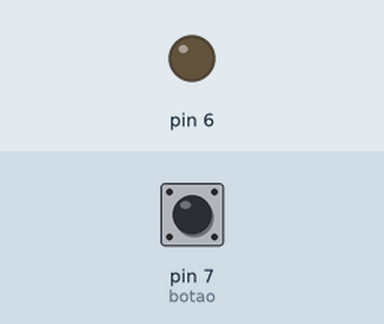
Simulated run of this sketch. Board: Arduino Uno, built with avr-gcc and run on an emulated ATmega328P. On the bench: output pins drawn as LEDs (lit = HIGH). Dashed ring = blinking. Inputs (shaded band) come from the test bench; at power-on: pin 7 (botao) LOW. What the sketch prints to the serial monitor is not drawn.

Above: at 1.2 s.
1.3 s: pin 7 (botao) pulled HIGH for 0.15 s
At 1.38 s:
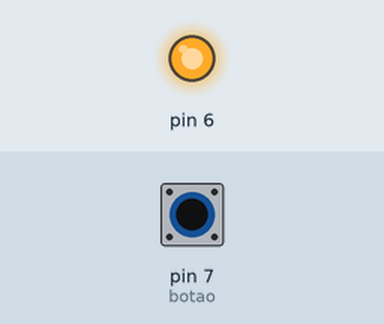
2.9 s: pin 7 (botao) pulled HIGH for 0.15 s
At 3.7 s:
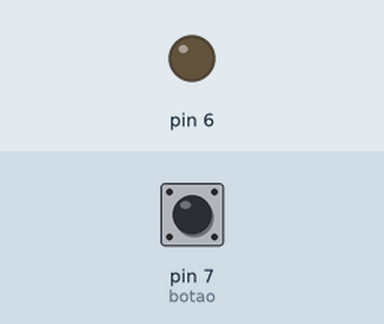
6.0 s: pin 7 (botao) pulled HIGH for 1 s
At 6.7 s:
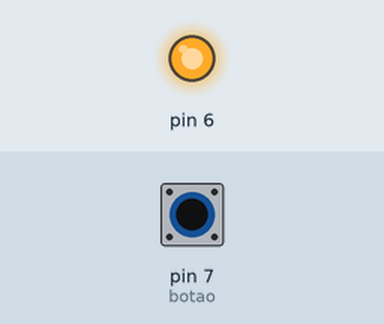
10.0 s: pin 7 (botao) pulsed HIGH 2 times (0.12 s each, 0.3 s apart)
At 10.06 s:
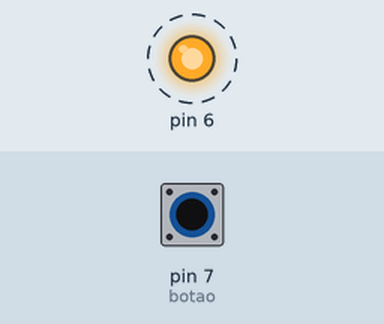
13.6 s: pin 7 (botao) pulsed HIGH 2 times (0.12 s each, 0.3 s apart)
At 14.6 s:
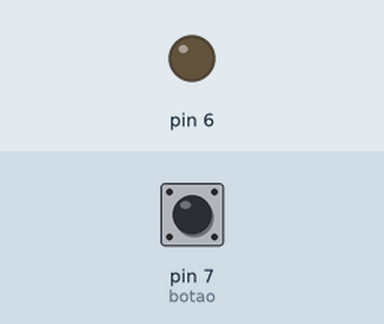
Timing chart, 0 to 16.6 s (numbered marks = the images above; inputs shaded):
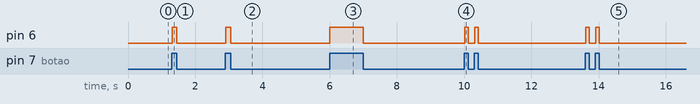

The sketch:

botao.ino
```cpp
int botao = 7;

void setup() {
  // put your setup code here, to run once:
pinMode(botao,INPUT);
Serial.begin (9600);
pinMode (6, OUTPUT);
}

void loop() {
  // put your main code here, to run repeatedly:
int result = digitalRead (7);
if(result == HIGH){
//Serial.println("botao pressionado");
digitalWrite(6, HIGH);
}else{
Serial.println("pressione o botao");
digitalWrite(6, LOW);
}
}
```

Measured:
- after the input at 1.3 s, pin 6: LOW → HIGH at once, → LOW 0.13 s later
- after the input at 2.9 s, pin 6: LOW → HIGH at once, → LOW 0.15 s later
- after the input at 6.0 s, pin 6: LOW → HIGH at once, → LOW 0.99 s later
- after the input at 10.0 s, pin 6: alternates HIGH for 0.11 s and LOW for 0.19 s, 4 changes in all, then stays LOW, starting at once
- after the input at 13.6 s, pin 6: alternates HIGH for 0.11 s and LOW for 0.19 s, 4 changes in all, then stays LOW, starting at once
